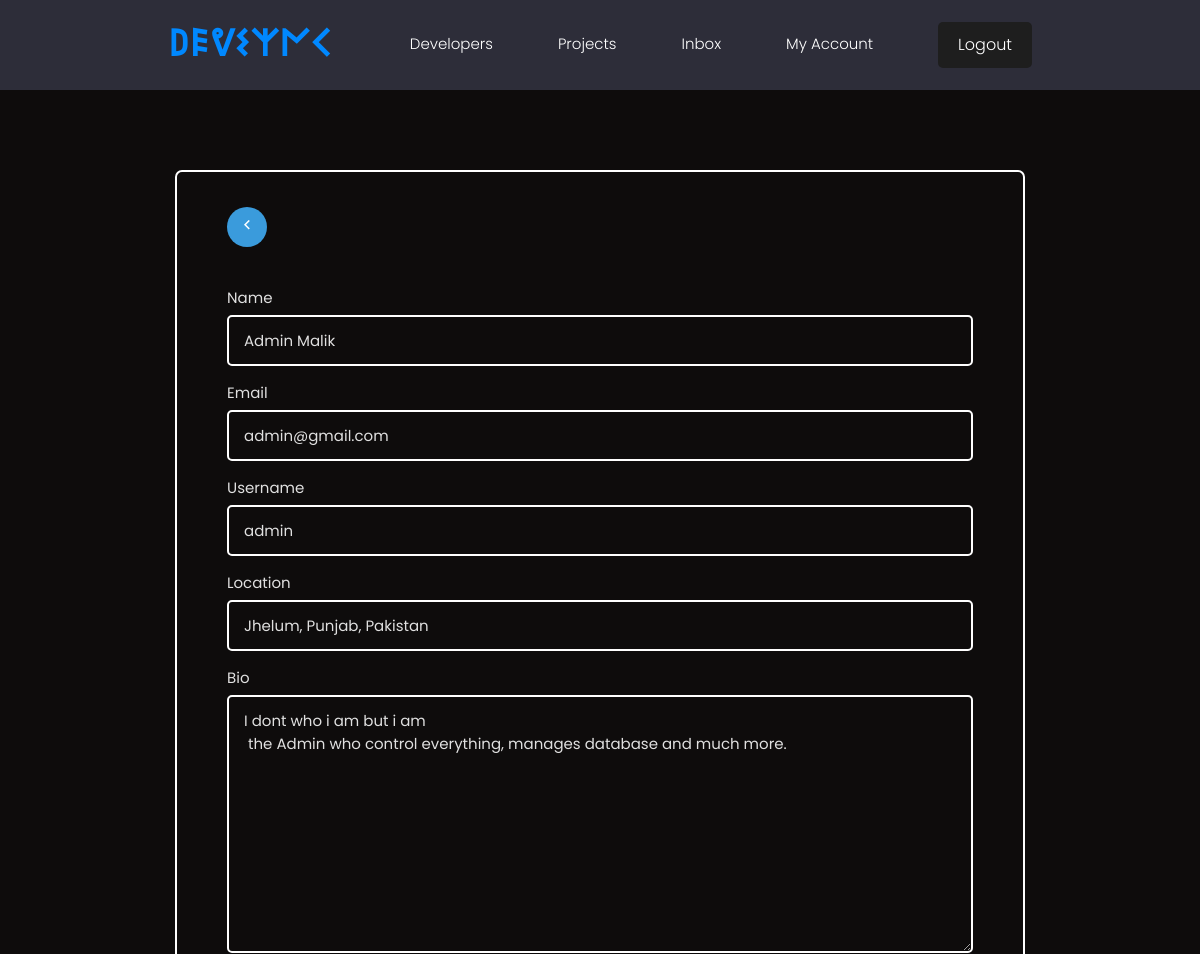
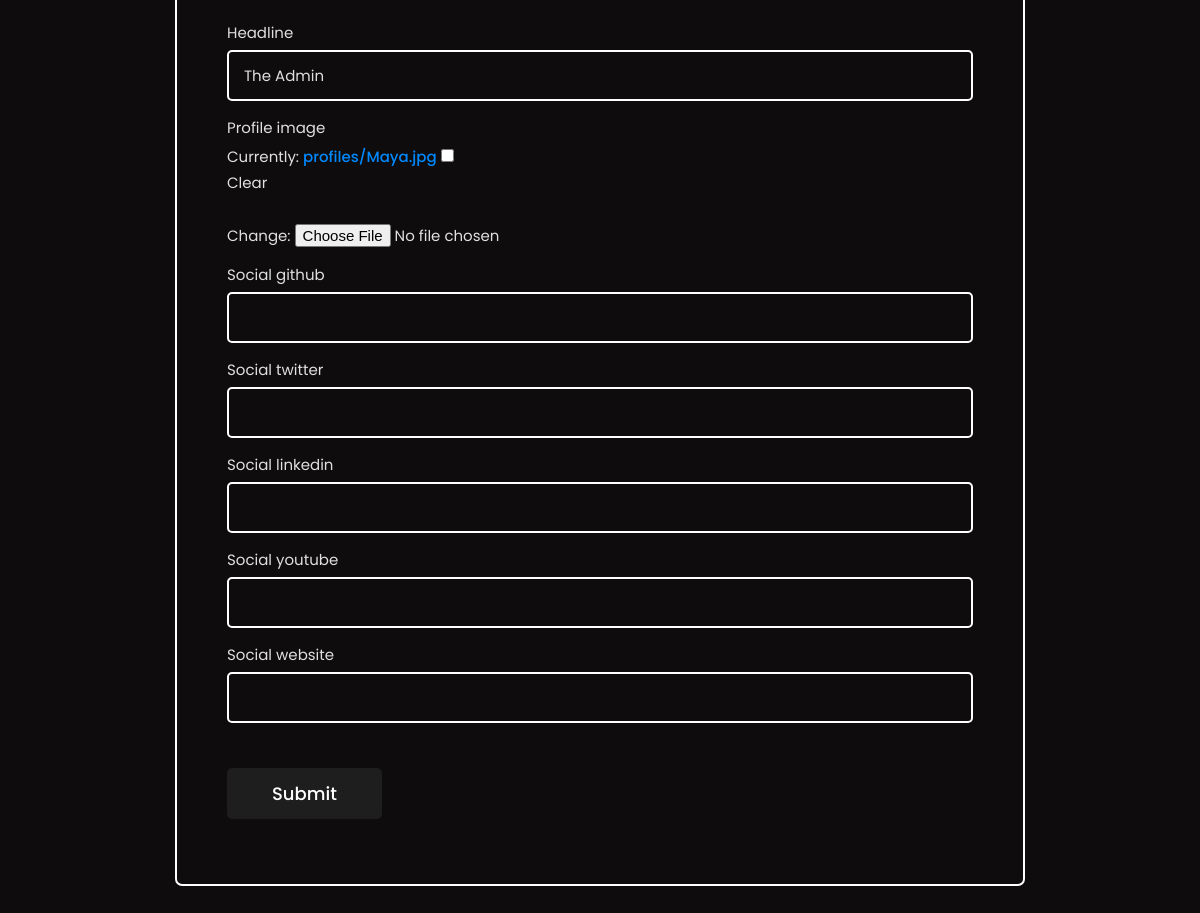
The page /edit-account/ (signed in) on the database its author committed (2 pictures, top to bottom).
### users/models.py (models this page shows, shortened)
class Profile(models.Model):
    user = models.OneToOneField(User, on_delete=models.CASCADE, null=True, blank=True)
    name = models.CharField(max_length=200, null=True, blank=True)
    email = models.EmailField(max_length=200, unique=True, null=True, blank=True)
    username = models.CharField(max_length=200, null=True, blank=True)
    headline = models.CharField(max_length=200, null=True, blank=True)
    bio = models.TextField(null=True, blank=True)
    location = models.CharField(max_length=200, null=True, blank=True)
    profile_image = models.ImageField(
        max_length=200,
        null=True,
        blank=True,
        upload_to="profiles/",
        default="default_profile.png",
    )
    social_github = models.CharField(max_length=200, null=True, blank=True)
    social_twitter = models.CharField(max_length=200, null=True, blank=True)
    social_linkedin = models.CharField(max_length=200, null=True, blank=True)
    social_youtube = models.CharField(max_length=200, null=True, blank=True)
    social_website = models.CharField(max_length=200, null=True, blank=True)
    created = models.DateTimeField(auto_now_add=True)
    id = models.UUIDField(
        default=uuid.uuid4, unique=True, primary_key=True, editable=False
    )

### users/views.py (the view, shortened to what this page needs)
# urls.py: path('edit-account/', views.editAccount, name='edit-account'),
@login_required(login_url="login-User")
def editAccount(request):
    profile = request.user.profile
    form = ProfileForm(instance=profile)
    context = {"page": "Edit Profile", "form": form}
    return render(request, "profile_form.html", context)

### users/forms.py
class ProfileForm(ModelForm):
    class Meta:
        model = Profile
        fields = [
            "name",
            "email",
            "username",
            "location",
            "bio",
            "headline",
            "profile_image",
            "social_github",
            "social_twitter",
            "social_linkedin",
            "social_youtube",
            "social_website",
        ]
    def __init__(self, *args, **kwargs):
        super(ProfileForm, self).__init__(*args, **kwargs)
        for name, field in self.fields.items():
            field.widget.attrs.update({"class": "input"})

### users/templates/profile_form.html (shortened to what this page needs)
{% extends "base.html" %}
{% block content %}
 <main class="formPage my-xl">
    <div class="content-box">
        <div class="formWrapper">
            <a class="backButton" href="{% url 'user-account' %}"><i class="ri-arrow-left-s-line"></i></a>
            <br>
            <form class="form" method="POST" action="{% url 'edit-account' %}" enctype="multipart/form-data">
                {% for field in form %}
                <div class="form__field">
                    <label for="formInput#text">{{ field.label }}</label>
                    {{field}}
                </div>
                {% endfor %}
                <input class="btn btn--sub btn--lg  my-md" type="submit" value="Submit" />
            </form>
        </div>
    </div>
</main>
</body>
{% endblock content %}

### static/styles/app.css (style rules this page uses)
:root { --color-sub: #2d2d39; }
.btn--sub { background-color: var(--color-sub-light); }
.content-box { width: 95%; max-width: 85rem; margin: 0 auto; }
.backButton { background: var(--color-main-light); color: var(--color-white); width: 4rem; height: 4rem; display: flex; align-items: center; justify-content: center; border-radius: 50%; }
.backButton i { font-size: 1.8rem; }
.formPage .formWrapper { list-style: none; background: var(--color-bg); padding: 3.5rem 5rem; border: 2px solid var(--color-light); border-radius: 0.7rem; }

### static/uikit/styles/modules/_variables.css (style rules this page uses)
:root { --color-main: #0088ff; --color-main-light: #3a9bdc; --color-sub: #121212; --color-sub-light: #1e1e1e; --color-sub-lighter: #333333; --color-text: #e0e0e0; --color-gray: #757575; --color-light: #ffffff; --color-light-gray: #616161; --color-bg: #0e0c0c; --color-white: #ffffff; --color-white-light: #bfbfbf; --color-success: #4caf50; --color-success-bg: #2e7d32; --color-error: #f44336; --color-error-bg: #d32f2f; --font-base: 'Poppins', 'Segoe UI', Roboto, 'Helvetica Neue', Arial, sans-serif; --font-monospace: 'Fira Code', 'Courier New', Courier, monospace; --font-regular: 400; --font-medium: 500; --font-bold: 700; --generic-shadow: 2px 2px 8px rgba(0, 0, 0, 0.5); --generic-transition: all 0.3s ease-in-out; }

### static/uikit/styles/modules/_base.css (style rules this page uses)
* { margin: 0; padding: 0; box-sizing: border-box; text-rendering: optimizeLegibility; color: inherit; font-size: inherit; }
html { font-size: 50%; }
@media only screen and (min-width: 480px) { html { font-size: 56.25%; } }
@media only screen and (min-width: 1200px) { html { font-size: 62.5%; } }
body { line-height: 1.6; font-weight: 400; font-size: 1.5rem; color: var(--color-text); background-color: var(--color-bg); min-height: 100vh; }

### static/uikit/styles/modules/_typography.css (style rules this page uses)
* { font-family: var(--font-base); }
a { padding-bottom: 2px; text-decoration: none; display: inline-block; color: var(--color-main); font-weight: var(--font-medium); }

### static/uikit/styles/modules/_utilities.css (style rules this page uses)
.my-md { margin: 3rem auto; }
.my-xl { margin: 8rem auto; }

### static/uikit/styles/modules/_button.css (style rules this page uses)
.btn { display: inline-block; position: relative; cursor: pointer; background-color: var(--color-light); font-weight: var(--font-medium); color: var(--color-sub); text-decoration: none; padding: 1rem 2rem; border-radius: 0.5rem; border: none; width: -webkit-fit-content; width: -moz-fit-content; width: fit-content; height: -webkit-fit-content; height: -moz-fit-content; height: fit-content; font-size: 1.6rem; outline-width: 0; outline-color: transparent; -webkit-backface-visibility: hidden; backface-visibility: hidden; transition: all 0.3s ease-in-out; }
.btn--sub { background-color: var(--color-sub); color: var(--color-white); }
.btn--lg { font-size: 1.8rem; padding: 1.2rem 4.5rem; }

### static/uikit/styles/modules/_form.css (style rules this page uses)
.form { display: block; }
.form__field { margin-top: 1.5rem; margin-bottom: 1.5rem; }
.form__label, .form__field>label { display: block; margin-bottom: 0.5rem; color: var(--color-text); }
input.input[type='text'], input.input[type='email'], input.input[type='password'], input.input[type='number'], textarea.input { min-width: 24rem; width: 100%; padding: 1.2rem 1.5rem; border-radius: 0.5rem; border: 2px solid var(--color-light); transition: all 0.3s ease-in-out; background-color: var(--color-bg); }

### rows shown on the page
Profile: form "Admin Malik" "admin@gmail.com" "admin" "Jhelum, Punjab, Pakistan" "I dont who i am but i am the Admin who control everything, manages database and much more." "The Admin"

### other values the page prints
{{ field.label }} "Name" "Email" "Username" "Location" "Bio" "Headline" "Profile image" "Social github" "Social twitter" "Social linkedin" "Social youtube" "Social website"
